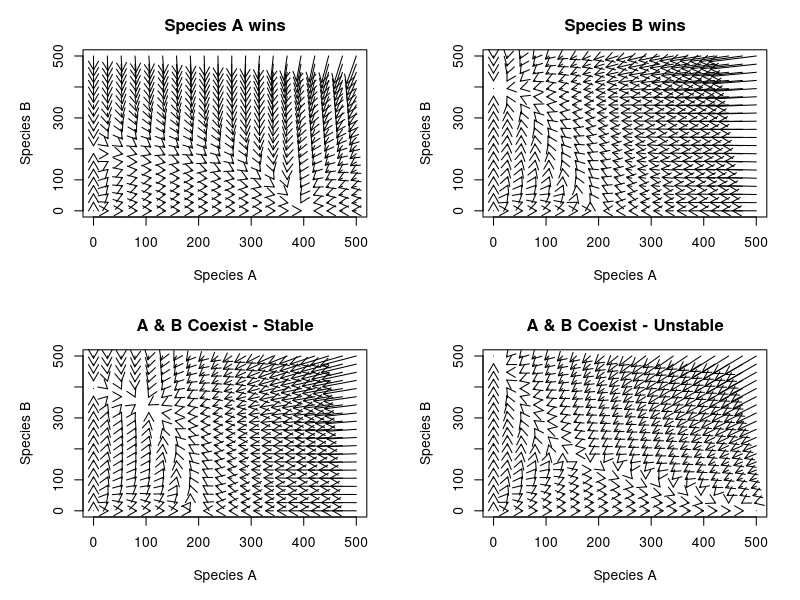
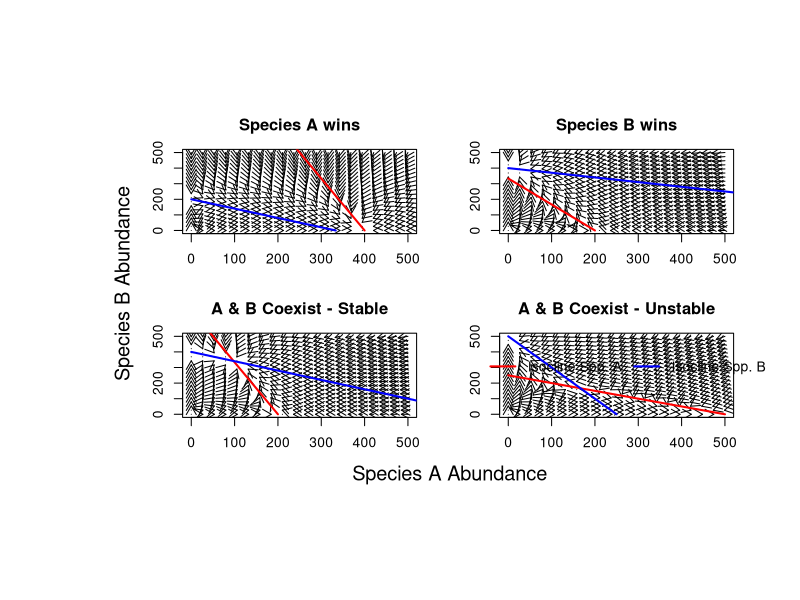

Reproduce these figures in R, in order.
## ---- chunk 1
LV_Comp_SS <- function(ra=0.1,
                       rb=0.1,
                       Ka=400,
                       Kb=200,
                       alpha=0.3,
                       beta=0.6,
    PopLimA=seq(0,100,length=10),
    PopLimB=seq(0,100,length=10),
                        ret=TRUE){

  dNadt<- rep(0,length(PopLimA)*length(PopLimB))
  dNbdt<- rep(0,length(PopLimA)*length(PopLimB))  

  z<-1 #counter for loop
  
  for(i in PopLimA){
    for(j in PopLimB){
      #these give the rate of change, ie the arrow vectors in plot space
      dNadt[z] <- ra*i*((Ka-i-alpha*j)/Ka) #dNadt =ra*Na[(Ka-Na-alpha*Nb)/()]
      dNbdt[z] <- rb*j*((Kb-j-beta*i)/Kb)  #dNbdt =rb*Nb[(Kb-Na-alpha*Nb)/()]

    z<- z+1
    }  
  }  
  # x y variables to store values
  x<- rep(PopLimA, each=length(PopLimA))
  y<- rep(PopLimB, length(PopLimB))
  m<-cbind(x,y,dNadt,dNbdt)
  if(ret==TRUE) return(m)
}
## ---- chunk 2
StateSpacePlotter<- function(m,Mag=0.6,
                                Ka=400,
                                Kb=200,
                             alpha=0.3,
                              beta=0.6,
                             title=Mytitle){
    
  plot(x=m[,1], 
       y=m[,2],
       xlab="Species A", 
       ylab="Species B",
       type="n", 
       main=title)


  arrows(x0=m[,1], 
         y0=m[,2],
         x1=m[,1] + m[,3]*Mag,
         y1=m[,2] + m[,4]*Mag,
         length=0.1)
  
}
## ---- chunk 3
opar<-par()
par(mfrow=c(2,2), mar=c(5,5,3,2))

#Case 1: Species A always wins
case1<-LV_Comp_SS(PopLimA=seq(0,500,length=20),
              PopLimB=seq(0,500,length=20),
              Ka=400,Kb=200,alpha=0.3, beta=0.6)
StateSpacePlotter(m=case1, title="Species A wins")


#Case 2: Species B always wins
case2<-LV_Comp_SS(PopLimA=seq(0,500,length=20),
              PopLimB=seq(0,500,length=20),
              Ka=200,Kb=400,alpha=0.6, beta=0.3)
StateSpacePlotter(m=case2, 
                  Ka=200,Kb=400,alpha=0.6, beta=0.3,
                  title="Species B wins")  


#Case 3: Species A and B coexist in a stable equilibrium
case3<-LV_Comp_SS(PopLimA=seq(0,500,length=20),
              PopLimB=seq(0,500,length=20),
              Ka=200,Kb=400,alpha=0.3, beta=0.6)
StateSpacePlotter(m=case3,
              Ka=200,Kb=400,alpha=0.3, beta=0.6,
              title="A & B Coexist - Stable")  


#Case 4:Species A or Species B wins, depends on starting conditions (unstable equilibrium)
case4<-LV_Comp_SS(PopLimA=seq(0,500,length=20),
              PopLimB=seq(0,500,length=20),
              Ka=500,Kb=500,alpha=2, beta=2)
StateSpacePlotter(m=case4,
              Ka=500,Kb=500,alpha=2, beta=2,
              title="A & B Coexist - Unstable")

opar<-par()
## ---- chunk 4
StateSpaceIsoclines<- function(m,Mag=1,
                                Ka=400,
                                Kb=200,
                             alpha=0.3,
                              beta=0.6,
                             title=MyTitle ){
    
  plot(x=m[,1], 
       y=m[,2],
       #xlab="Species A", 
       #ylab="Species B",
       ann.lab=FALSE,
       type="n", 
       main=title)


  arrows(x0=m[,1], 
         y0=m[,2],
         x1=m[,1] + m[,3]*Mag,
         y1=m[,2] + m[,4]*Mag,
         length=0.1)
  
  segments(x0=0, y0=Ka/alpha, x1=Ka, y1=0, col="red", lwd=2)  # isocline for Spp A
  segments(x0=0, y0=Kb, x1=Kb/beta,  y1=0, col="blue", lwd=2) # isocline for Spp B
}
## ---- chunk 5
# K, alpha, and beta params are same used in plots for Case 1-4 in earlier plots.
opar<- par()
par(mfrow=c(2,2),  mar=c(3, 3, 3, 2), oma=c(8,8,6,2))

# Case 1
StateSpaceIsoclines(m=case1, Mag=0.2,
                              Ka=400,
                              Kb=200,
                           alpha=0.3,
                            beta=0.6,
                           title= "Species A wins")
# Case 2
StateSpaceIsoclines(m=case2, Mag=0.2,
                              Ka=200,
                              Kb=400,
                           alpha=0.6,
                            beta=0.3,
                           title= "Species B wins")
# Case 3
StateSpaceIsoclines(m=case3, Mag=0.2,
                              Ka=200,
                              Kb=400,
                           alpha=0.3,
                            beta=0.6,
                           title= "A & B Coexist - Stable")
# Case 4
StateSpaceIsoclines(m=case4, Mag=0.2,
                              Ka=500,
                              Kb=500,
                           alpha=2,
                            beta=2,
                           title= "A & B Coexist - Unstable")

mtext("Species A Abundance", side=1, outer=TRUE, cex=1.2)
mtext("Species B Abundance", side=2, outer=TRUE, cex=1.2)

par(opar)

legend("top", c("Isocline Spp. A","Isocline Spp. B"), xpd=TRUE, horiz=TRUE, col=c("red","blue"), bty="n", lty=1, lwd=2) 


